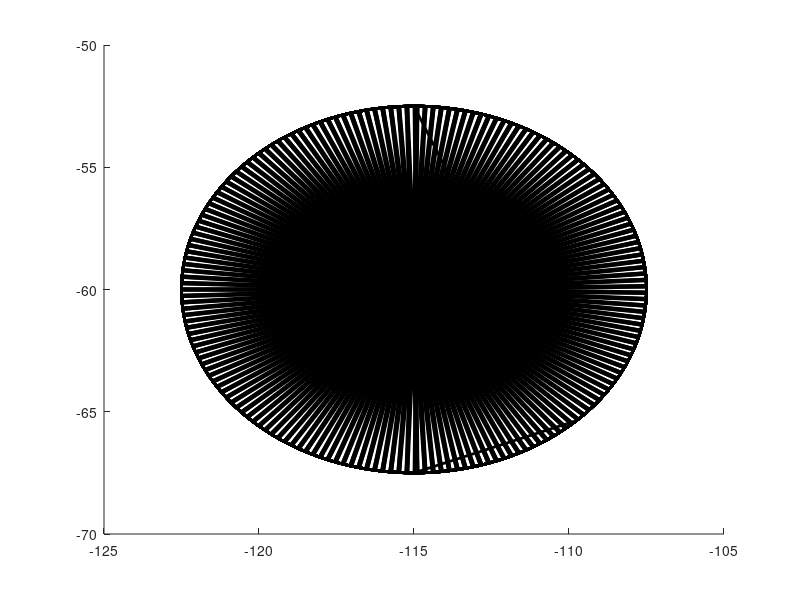

Here is the MATLAB script that generated this plot:
function botella
%Base cuerpo
    diametro=15;
    altura=15;
    r=diametro/2;
    h=linspace(0,altura,4000); 
    %cilindro 
    x11=-115+r*cos(10*h);
    y11=-60+r*sin(10*h);
    z11=h+40;%320
%     hold on
%     plot3(x11,y11,z11,'m')  
   %tapa base
    grados=linspace(0,2*pi,360);
    for i=1:size(grados,2)
        if mod(i,2)==1
            vector(i)=grados(i)+pi;
        else
            vector(i)=grados(i);
        end
    end   
    yt2=-60+r*cos(vector);
    xt2=-115+r*sin(vector);
    zt2=(vector.*0)+55;   
%Base pico
    diametro=6;
    altura=7.5;
    r=diametro/2;
    h=linspace(0,altura,4000);  
    %cilindro 
    xt3=-115+r*cos(10*h);
    yt3=-60+r*sin(10*h);
    zt3=h+55;

%uniendo
    x=[x11 xt2 xt3];y=[y11 yt2 yt3];z=[z11 zt2 zt3];
    hold on
    lim1=size(x,2);
    lim2=size(x,2);
    plot3(x(1:lim1),y(1:lim1),z(1:lim1),'k','LineWidth',2);hold on;
    plot3(x(lim1:lim2),y(lim1:lim2),z(lim1:lim2),'k','LineWidth',2);hold on;